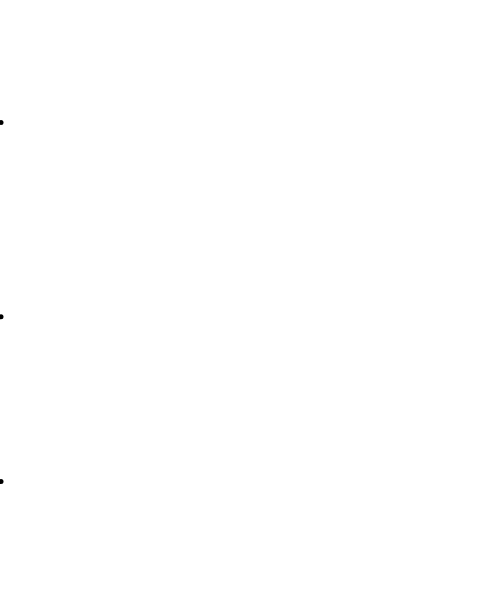
Frame 1 (no input)
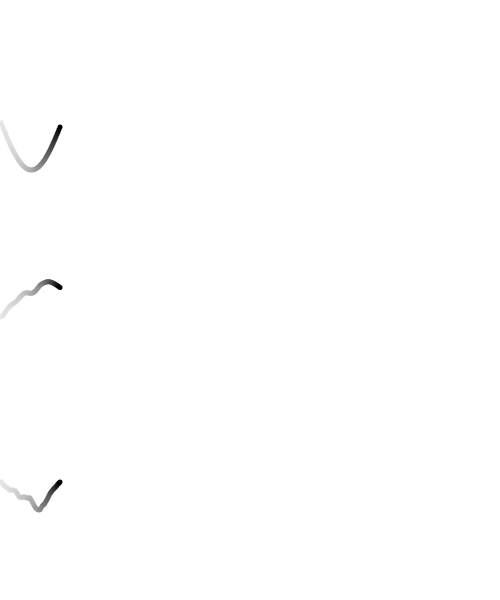
Frame 60 (no input)
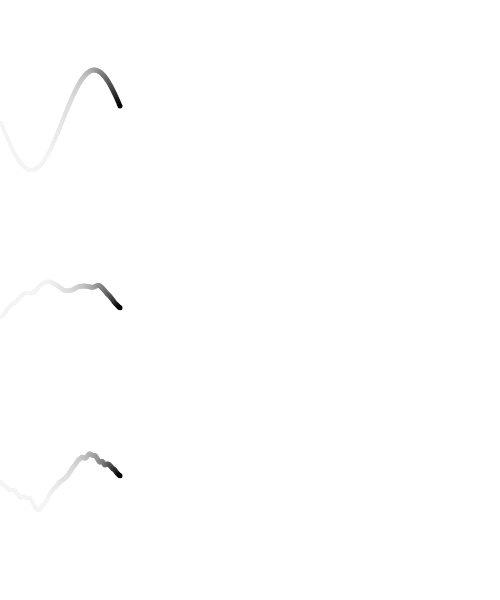
Frame 120 (the mouse pressed at the canvas centre since frame 60)

The p5.js sketch that drew these frames (run headless with seeded random() and noise() and a simulated clock; from frame 60 on, the mouse is pressed at the canvas centre):

// p5.js sketch
// ── sketch.js
function setup() {
  createCanvas(500,600);
  noStroke();
}

function draw() {
  background(255,10);
  
  //sin and cos
  var amp = 50;
  var freq = frameCount * 0.05;
  var sinVal = sin(freq) * amp;
  fill(0);
  ellipse(frameCount % width, height*0.2 + sinVal, 5,5);
  
  //noise
  var amp = 50;
  var freq = frameCount * 0.015;
  var noiseVal = map(noise(freq), 0,1,-1,1) * amp; //noise range is from 0 - 1
  fill(0);
  ellipse(frameCount % width, height*0.5 + noiseVal, 5,5);
  
  //noise and sin
  var amp = 50;
  var freq = frameCount * 0.05;
  var sinVal = sin(freq) * amp;
  
  var noiseVal = noise(freq);
  var sinNoiseVal = noiseVal * sinVal;
  fill(0);
  ellipse(frameCount % width, height*0.8 + sinNoiseVal, 5,5);
}
